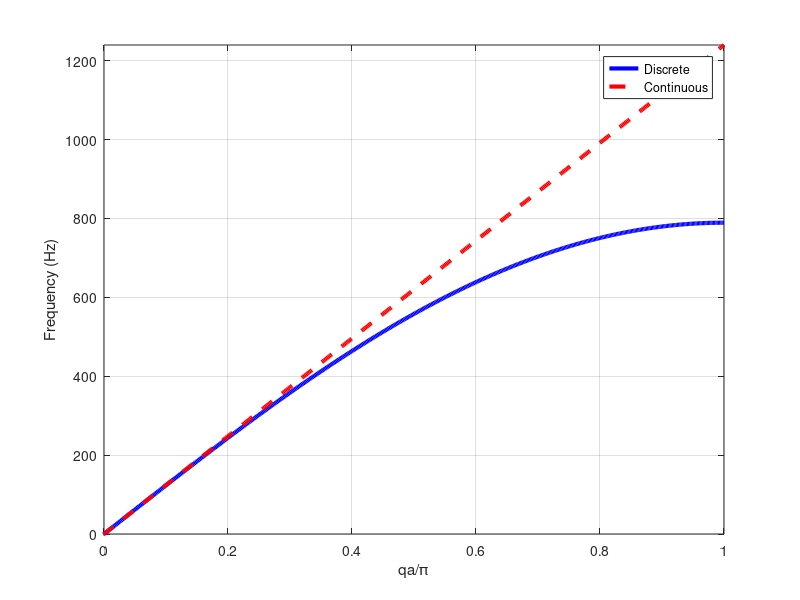

Recreate this plot in MATLAB. (Note: this script raises an error after producing the figure.)
close all; pause(0); 
clear all; 
clc;
%%% TOOLBOX %%%%%%%%%%%%%%%%%%%%%%%%%%%%%%%%%%%%%%%%%%%%%%%%%%%%%%%%%%%%%%%%
addpath(genpath('\\files7.epfl.ch\data\padlewsk\My Documents\PhD\acoustic-projects-master\toolbox\matlab-toolbox'));


% Define constants
a = (0.28/2);%[m] unitcell
s = 0.01*12*10-4;%[m]^2 speaker cross section
S = 25*10-4;%[m]^2 duct cross section
c0 = 347.13; %
rho0 = 1.1839;
M = 0.00154;
R = 0.2*8.326843e-01;
C = 8.949133e-05;

% Define frequency range
qa = linspace(-pi, pi, 1000); % Adjust the range and number of points as needed



% Calculate the function
%q_cont = sqrt((omega / c0).^2 - sigma_omega);
%q_cont = omega / c0 * a;
omega = +c0/a*sqrt(2*(1-cos(qa)));

% Plot the function
figure;
plot( real(qa)/pi, real(omega)/(2*pi), '-b', 'DisplayName', 'Discrete','LineWidth',3);
hold on;
plot( qa/pi,  qa*c0/a/(2*pi),  '--r', 'DisplayName', 'Continuous','LineWidth',3);
ylabel('Frequency (Hz)');
xlabel('qa/\pi');
%title('Plot of \pm\sqrt{(\omega / c)^2 + i * \omega * s /
%(S*Z(\omega)}');
xlim([0,1])
ylim([0,c0/a/2])
legend;
grid on;
box on
%grid on
ax = gca;
%ax.XAxisLocation = 'origin';
%ax.YAxisLocation = 'origin';
ax.FontSize = 18  ;
ax.LineWidth = 2;

%
% band fold
figure;
plot( real(qa)/pi, real(omega)/(2*pi), '-b', 'DisplayName', 'Discr','LineWidth',3);
hold on;
plot( -real(qa)/pi+1, real(omega)/(2*pi), '-b','LineWidth',3);
plot( qa/pi,  qa*c0/a/(2*pi),  '--r','LineWidth',3);
plot( -qa/pi+1,  qa*c0/a/(2*pi),  '--r','LineWidth',3);
ylabel('Frequency (Hz)');
xlabel('qa/\pi');
%title('Plot of \pm\sqrt{(\omega / c)^2 + i * \omega * s /
%(S*Z(\omega)}');
xlim([0,1])
ylim([0,c0/a/2])
%legend;
grid on;

box on
%grid on
ax = gca;
%ax.XAxisLocation = 'origin';
%ax.YAxisLocation = 'origin';
ax.FontSize = 18  ;
ax.LineWidth = 2;
%axis square
%pbaspect([2 1 1]);
